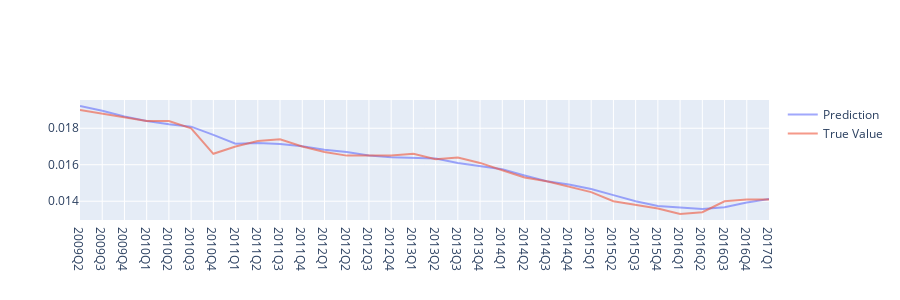

Write notebook code for a chart like this one.
### Code cell
features_chosen = ['t-2_p90_5**1*p95_6**1', 
't-1_DR**1*CD_MOD_HABI_1**1', 
'mean_6**1*CD_PROF_2**1', 
't-1_p90_5**1*p95_6**1', 
't-2_p95_5**1*p95_6**1', 
't-1_CD_PROF_3**1*t-1_DR**1', 
't-1_p75_5**1*t-1_mean_8**1', 
't-2_p5_1**1*t-1_DR**1', 
'p90_3**1*mean_5**1']
plot_forecasting_LR_Elas(CHRt, features_chosen, alpha=0.1, L1_ratio=0.0)
